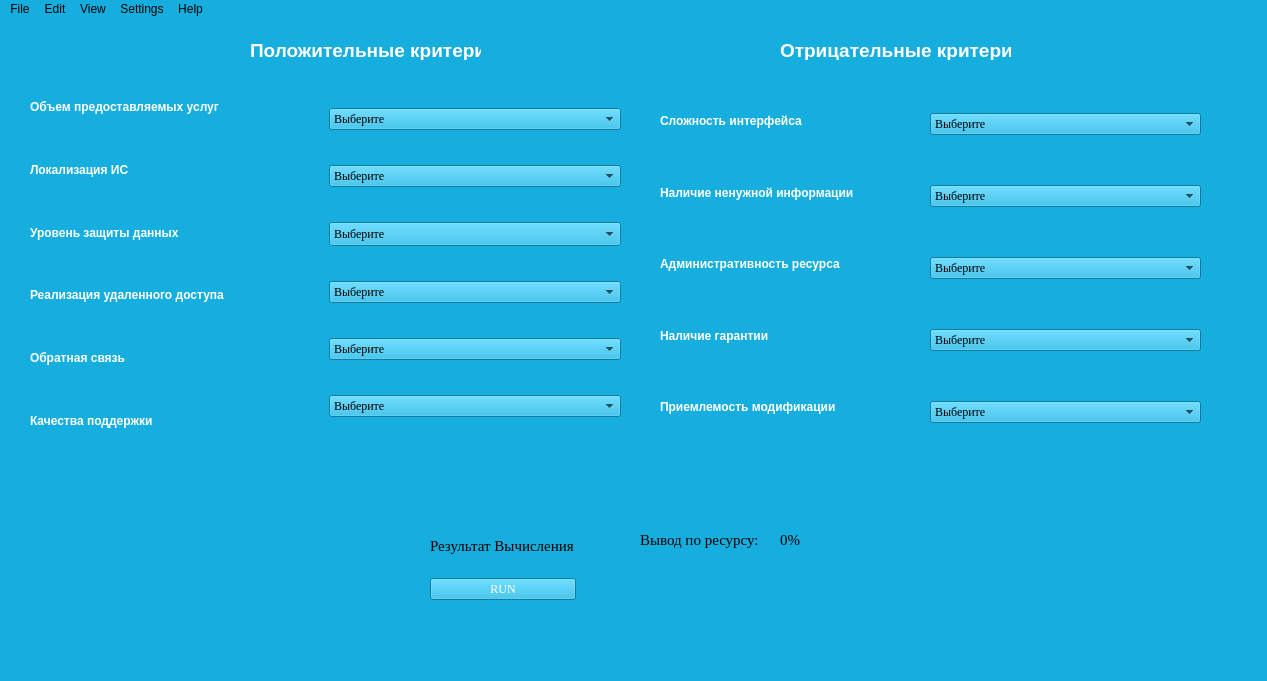
<?xml version="1.0" encoding="UTF-8"?>
<ui version="4.0">
 <class>MainWindow</class>
 <widget class="QMainWindow" name="MainWindow">
  <property name="geometry">
   <rect>
    <x>0</x>
    <y>0</y>
    <width>1267</width>
    <height>681</height>
   </rect>
  </property>
  <property name="font">
   <font>
    <family>Liberation Serif</family>
   </font>
  </property>
  <property name="windowTitle">
   <string>Evaluator</string>
  </property>
  <property name="styleSheet">
   <string notr="true">selection-background-color: rgb(0, 54, 255);
background-color: rgb(22, 173, 223);
selection-color: rgb(255, 255, 255);
color: rgb(0, 0, 0);</string>
  </property>
  <widget class="QWidget" name="centralwidget">
   <widget class="QWidget" name="layoutWidget">
    <property name="geometry">
     <rect>
      <x>30</x>
      <y>60</y>
      <width>591</width>
      <height>371</height>
     </rect>
    </property>
    <layout class="QHBoxLayout" name="horizontalLayout_2">
     <item>
      <layout class="QVBoxLayout" name="verticalLayout_5">
       <item>
        <widget class="QLabel" name="label2">
         <property name="styleSheet">
          <string notr="true">color: qlineargradient(spread:pad, x1:0, y1:0, x2:1, y2:0, stop:0 rgba(0, 0, 0, 255), stop:1 rgba(255, 255, 255, 255));</string>
         </property>
         <property name="text">
          <string notr="true">&lt;html&gt;&lt;head/&gt;&lt;body&gt;&lt;p align=&quot;justify&quot;&gt;&lt;span style=&quot; font-family:'Liberation Serif,serif'; font-weight:600; color:#ffffff;&quot;&gt;Объем предоставляемых услуг&lt;/span&gt;&lt;/p&gt;&lt;/body&gt;&lt;/html&gt;</string>
         </property>
         <property name="textFormat">
          <enum>Qt::AutoText</enum>
         </property>
         <property name="scaledContents">
          <bool>true</bool>
         </property>
         <property name="textInteractionFlags">
          <set>Qt::NoTextInteraction</set>
         </property>
        </widget>
       </item>
       <item>
        <widget class="QLabel" name="label3">
         <property name="text">
          <string>&lt;html&gt;&lt;head/&gt;&lt;body&gt;&lt;p align=&quot;justify&quot;&gt;&lt;span style=&quot; font-family:'Liberation Serif,serif'; font-weight:600; color:#ffffff;&quot;&gt;Локализация ИС&lt;/span&gt;&lt;/p&gt;&lt;/body&gt;&lt;/html&gt;</string>
         </property>
        </widget>
       </item>
       <item>
        <widget class="QLabel" name="label4">
         <property name="styleSheet">
          <string notr="true">color: qlineargradient(spread:pad, x1:0, y1:0, x2:1, y2:0, stop:0 rgba(0, 0, 0, 255), stop:1 rgba(255, 255, 255, 255));</string>
         </property>
         <property name="text">
          <string notr="true">&lt;html&gt;&lt;head/&gt;&lt;body&gt;&lt;p align=&quot;justify&quot;&gt;&lt;span style=&quot; font-family:'Liberation Serif,serif'; font-weight:600; color:#ffffff;&quot;&gt;Уровень защиты данных&lt;/span&gt;&lt;/p&gt;&lt;/body&gt;&lt;/html&gt;</string>
         </property>
         <property name="textFormat">
          <enum>Qt::AutoText</enum>
         </property>
         <property name="scaledContents">
          <bool>true</bool>
         </property>
         <property name="textInteractionFlags">
          <set>Qt::NoTextInteraction</set>
         </property>
        </widget>
       </item>
       <item>
        <widget class="QLabel" name="label5">
         <property name="text">
          <string>&lt;html&gt;&lt;head/&gt;&lt;body&gt;&lt;p align=&quot;justify&quot;&gt;&lt;span style=&quot; font-family:'Liberation Serif,serif'; font-weight:600; color:#ffffff;&quot;&gt;Реализация удаленного доступа&lt;/span&gt;&lt;/p&gt;&lt;/body&gt;&lt;/html&gt;</string>
         </property>
        </widget>
       </item>
       <item>
        <widget class="QLabel" name="label6">
         <property name="text">
          <string>&lt;html&gt;&lt;head/&gt;&lt;body&gt;&lt;p align=&quot;justify&quot;&gt;&lt;span style=&quot; font-family:'Liberation Serif,serif'; font-weight:600; color:#ffffff;&quot;&gt;Обратная связь&lt;/span&gt;&lt;/p&gt;&lt;/body&gt;&lt;/html&gt;</string>
         </property>
        </widget>
       </item>
       <item>
        <widget class="QLabel" name="label7">
         <property name="text">
          <string>&lt;html&gt;&lt;head/&gt;&lt;body&gt;&lt;p align=&quot;justify&quot;&gt;&lt;span style=&quot; font-family:'Liberation Serif,serif'; font-weight:600; color:#ffffff;&quot;&gt;Качества поддержки&lt;/span&gt;&lt;/p&gt;&lt;/body&gt;&lt;/html&gt;</string>
         </property>
        </widget>
       </item>
      </layout>
     </item>
     <item>
      <layout class="QVBoxLayout" name="verticalLayout_6">
       <item>
        <widget class="QComboBox" name="comboBox1">
         <property name="font">
          <font>
           <family>Liberation Serif</family>
           <kerning>true</kerning>
          </font>
         </property>
         <property name="autoFillBackground">
          <bool>false</bool>
         </property>
         <item>
          <property name="text">
           <string>Выберите</string>
          </property>
         </item>
         <item>
          <property name="text">
           <string>Обширный</string>
          </property>
         </item>
         <item>
          <property name="text">
           <string>Полный</string>
          </property>
         </item>
         <item>
          <property name="text">
           <string>Неполный</string>
          </property>
         </item>
        </widget>
       </item>
       <item>
        <widget class="QComboBox" name="comboBox2">
         <property name="font">
          <font>
           <family>Liberation Serif</family>
          </font>
         </property>
         <property name="sizeAdjustPolicy">
          <enum>QComboBox::AdjustToContentsOnFirstShow</enum>
         </property>
         <item>
          <property name="text">
           <string>Выберите</string>
          </property>
         </item>
         <item>
          <property name="text">
           <string>Надежная</string>
          </property>
         </item>
         <item>
          <property name="text">
           <string>Частичная</string>
          </property>
         </item>
         <item>
          <property name="text">
           <string>Отсутствие</string>
          </property>
         </item>
        </widget>
       </item>
       <item>
        <widget class="QComboBox" name="comboBox3">
         <property name="font">
          <font>
           <family>Liberation Serif</family>
          </font>
         </property>
         <property name="sizeAdjustPolicy">
          <enum>QComboBox::AdjustToMinimumContentsLengthWithIcon</enum>
         </property>
         <item>
          <property name="text">
           <string>Выберите</string>
          </property>
         </item>
         <item>
          <property name="text">
           <string>Строго регламентированный</string>
          </property>
         </item>
         <item>
          <property name="text">
           <string>Чувствительный</string>
          </property>
         </item>
         <item>
          <property name="text">
           <string>Базовый уровень</string>
          </property>
         </item>
        </widget>
       </item>
       <item>
        <widget class="QComboBox" name="comboBox4">
         <property name="font">
          <font>
           <family>Liberation Serif</family>
          </font>
         </property>
         <property name="sizeAdjustPolicy">
          <enum>QComboBox::AdjustToContents</enum>
         </property>
         <item>
          <property name="text">
           <string>Выберите</string>
          </property>
         </item>
         <item>
          <property name="text">
           <string>Немедленный доступ</string>
          </property>
         </item>
         <item>
          <property name="text">
           <string>Доступ к конечной точке</string>
          </property>
         </item>
         <item>
          <property name="text">
           <string>Неэффективный доступ</string>
          </property>
         </item>
        </widget>
       </item>
       <item>
        <widget class="QComboBox" name="comboBox5">
         <property name="font">
          <font>
           <family>Liberation Serif</family>
          </font>
         </property>
         <property name="sizeAdjustPolicy">
          <enum>QComboBox::AdjustToContents</enum>
         </property>
         <property name="frame">
          <bool>true</bool>
         </property>
         <item>
          <property name="text">
           <string>Выберите</string>
          </property>
         </item>
         <item>
          <property name="text">
           <string>Реальные отзывы</string>
          </property>
         </item>
         <item>
          <property name="text">
           <string>Сомнительная система</string>
          </property>
         </item>
         <item>
          <property name="text">
           <string>Нет отзывов</string>
          </property>
         </item>
        </widget>
       </item>
       <item>
        <widget class="QComboBox" name="comboBox6">
         <property name="enabled">
          <bool>true</bool>
         </property>
         <property name="font">
          <font>
           <family>Liberation Serif</family>
          </font>
         </property>
         <property name="sizeAdjustPolicy">
          <enum>QComboBox::AdjustToContents</enum>
         </property>
         <property name="frame">
          <bool>true</bool>
         </property>
         <item>
          <property name="text">
           <string>Выберите</string>
          </property>
         </item>
         <item>
          <property name="text">
           <string>Нет поддержки</string>
          </property>
         </item>
         <item>
          <property name="text">
           <string>Реализация одного варианта</string>
          </property>
         </item>
         <item>
          <property name="text">
           <string>Реализация двух вариантов</string>
          </property>
         </item>
         <item>
          <property name="text">
           <string>Многовариантная реализация</string>
          </property>
         </item>
        </widget>
       </item>
      </layout>
     </item>
    </layout>
   </widget>
   <widget class="QLabel" name="label1">
    <property name="geometry">
     <rect>
      <x>250</x>
      <y>20</y>
      <width>231</width>
      <height>21</height>
     </rect>
    </property>
    <property name="styleSheet">
     <string notr="true">color: qlineargradient(spread:pad, x1:0, y1:0, x2:1, y2:0, stop:0 rgba(0, 0, 0, 255), stop:1 rgba(255, 255, 255, 255));</string>
    </property>
    <property name="text">
     <string notr="true">&lt;html&gt;&lt;head/&gt;&lt;body&gt;&lt;p align=&quot;center&quot;&gt;&lt;span style=&quot; font-family:'Liberation Serif,serif'; font-size:14pt; font-weight:600; color:#ffffff;&quot;&gt;Положительные критерии&lt;/span&gt;&lt;/p&gt;&lt;/body&gt;&lt;/html&gt;</string>
    </property>
    <property name="textFormat">
     <enum>Qt::AutoText</enum>
    </property>
    <property name="scaledContents">
     <bool>true</bool>
    </property>
    <property name="textInteractionFlags">
     <set>Qt::NoTextInteraction</set>
    </property>
   </widget>
   <widget class="QLabel" name="label8">
    <property name="geometry">
     <rect>
      <x>780</x>
      <y>20</y>
      <width>231</width>
      <height>21</height>
     </rect>
    </property>
    <property name="styleSheet">
     <string notr="true">color: qlineargradient(spread:pad, x1:0, y1:0, x2:1, y2:0, stop:0 rgba(0, 0, 0, 255), stop:1 rgba(255, 255, 255, 255));</string>
    </property>
    <property name="text">
     <string notr="true">&lt;html&gt;&lt;head/&gt;&lt;body&gt;&lt;p align=&quot;center&quot;&gt;&lt;span style=&quot; font-family:'Liberation Serif,serif'; font-size:14pt; font-weight:600; color:#ffffff;&quot;&gt;Отрицательные критерии&lt;/span&gt;&lt;/p&gt;&lt;/body&gt;&lt;/html&gt;</string>
    </property>
    <property name="textFormat">
     <enum>Qt::AutoText</enum>
    </property>
    <property name="scaledContents">
     <bool>true</bool>
    </property>
    <property name="textInteractionFlags">
     <set>Qt::NoTextInteraction</set>
    </property>
   </widget>
   <widget class="QLabel" name="label_output">
    <property name="geometry">
     <rect>
      <x>640</x>
      <y>510</y>
      <width>121</width>
      <height>21</height>
     </rect>
    </property>
    <property name="font">
     <font>
      <family>Liberation Serif</family>
      <pointsize>11</pointsize>
     </font>
    </property>
    <property name="text">
     <string>Вывод по ресурсу:</string>
    </property>
   </widget>
   <widget class="QWidget" name="layoutWidget_2">
    <property name="geometry">
     <rect>
      <x>660</x>
      <y>70</y>
      <width>271</width>
      <height>351</height>
     </rect>
    </property>
    <layout class="QVBoxLayout" name="verticalLayout_7">
     <item>
      <widget class="QLabel" name="label9">
       <property name="styleSheet">
        <string notr="true">color: qlineargradient(spread:pad, x1:0, y1:0, x2:1, y2:0, stop:0 rgba(0, 0, 0, 255), stop:1 rgba(255, 255, 255, 255));</string>
       </property>
       <property name="text">
        <string notr="true">&lt;html&gt;&lt;head/&gt;&lt;body&gt;&lt;p align=&quot;justify&quot;&gt;&lt;span style=&quot; font-family:'Liberation Serif,serif'; font-weight:600; color:#ffffff;&quot;&gt;Сложность интерфейса&lt;/span&gt;&lt;/p&gt;&lt;/body&gt;&lt;/html&gt;</string>
       </property>
       <property name="textFormat">
        <enum>Qt::AutoText</enum>
       </property>
       <property name="scaledContents">
        <bool>true</bool>
       </property>
       <property name="textInteractionFlags">
        <set>Qt::NoTextInteraction</set>
       </property>
      </widget>
     </item>
     <item>
      <widget class="QLabel" name="label10">
       <property name="text">
        <string>&lt;html&gt;&lt;head/&gt;&lt;body&gt;&lt;p align=&quot;justify&quot;&gt;&lt;span style=&quot; font-family:'Liberation Serif,serif'; font-weight:600; color:#ffffff;&quot;&gt;Наличие ненужной информации&lt;/span&gt;&lt;/p&gt;&lt;/body&gt;&lt;/html&gt;</string>
       </property>
      </widget>
     </item>
     <item>
      <widget class="QLabel" name="label11">
       <property name="styleSheet">
        <string notr="true">color: qlineargradient(spread:pad, x1:0, y1:0, x2:1, y2:0, stop:0 rgba(0, 0, 0, 255), stop:1 rgba(255, 255, 255, 255));</string>
       </property>
       <property name="text">
        <string notr="true">&lt;html&gt;&lt;head/&gt;&lt;body&gt;&lt;p align=&quot;justify&quot;&gt;&lt;span style=&quot; font-family:'Liberation Serif,serif'; font-weight:600; color:#ffffff;&quot;&gt;Административность ресурса&lt;/span&gt;&lt;/p&gt;&lt;/body&gt;&lt;/html&gt;</string>
       </property>
       <property name="textFormat">
        <enum>Qt::AutoText</enum>
       </property>
       <property name="scaledContents">
        <bool>true</bool>
       </property>
       <property name="textInteractionFlags">
        <set>Qt::NoTextInteraction</set>
       </property>
      </widget>
     </item>
     <item>
      <widget class="QLabel" name="label12">
       <property name="text">
        <string>&lt;html&gt;&lt;head/&gt;&lt;body&gt;&lt;p align=&quot;justify&quot;&gt;&lt;span style=&quot; font-family:'Liberation Serif,serif'; font-weight:600; color:#ffffff;&quot;&gt;Наличие гарантии&lt;/span&gt;&lt;/p&gt;&lt;/body&gt;&lt;/html&gt;</string>
       </property>
      </widget>
     </item>
     <item>
      <widget class="QLabel" name="label13">
       <property name="text">
        <string>&lt;html&gt;&lt;head/&gt;&lt;body&gt;&lt;p align=&quot;justify&quot;&gt;&lt;span style=&quot; font-family:'Liberation Serif,serif'; font-weight:600; color:#ffffff;&quot;&gt;Приемлемость модификации&lt;/span&gt;&lt;/p&gt;&lt;/body&gt;&lt;/html&gt;</string>
       </property>
      </widget>
     </item>
    </layout>
   </widget>
   <widget class="QLabel" name="label_percent">
    <property name="geometry">
     <rect>
      <x>780</x>
      <y>510</y>
      <width>41</width>
      <height>21</height>
     </rect>
    </property>
    <property name="font">
     <font>
      <family>Liberation Serif</family>
      <pointsize>11</pointsize>
     </font>
    </property>
    <property name="text">
     <string>0%</string>
    </property>
   </widget>
   <widget class="QWidget" name="layoutWidget_3">
    <property name="geometry">
     <rect>
      <x>930</x>
      <y>50</y>
      <width>271</width>
      <height>401</height>
     </rect>
    </property>
    <layout class="QVBoxLayout" name="verticalLayout_8">
     <item>
      <widget class="QComboBox" name="comboBox7">
       <property name="font">
        <font>
         <family>Liberation Serif</family>
         <kerning>true</kerning>
        </font>
       </property>
       <property name="autoFillBackground">
        <bool>false</bool>
       </property>
       <property name="sizeAdjustPolicy">
        <enum>QComboBox::AdjustToContents</enum>
       </property>
       <item>
        <property name="text">
         <string>Выберите</string>
        </property>
       </item>
       <item>
        <property name="text">
         <string>Удобный интерфейс</string>
        </property>
       </item>
       <item>
        <property name="text">
         <string>Неадаптированный интерфейс</string>
        </property>
       </item>
       <item>
        <property name="text">
         <string>Сложный интерфейс</string>
        </property>
       </item>
      </widget>
     </item>
     <item>
      <widget class="QComboBox" name="comboBox8">
       <property name="font">
        <font>
         <family>Liberation Serif</family>
        </font>
       </property>
       <property name="sizeAdjustPolicy">
        <enum>QComboBox::AdjustToContents</enum>
       </property>
       <item>
        <property name="text">
         <string>Выберите</string>
        </property>
       </item>
       <item>
        <property name="text">
         <string>Нет ненужной информации</string>
        </property>
       </item>
       <item>
        <property name="text">
         <string>Небольшое количество </string>
        </property>
       </item>
       <item>
        <property name="text">
         <string>Неадаптированная информация</string>
        </property>
       </item>
      </widget>
     </item>
     <item>
      <widget class="QComboBox" name="comboBox9">
       <property name="font">
        <font>
         <family>Liberation Serif</family>
        </font>
       </property>
       <property name="sizeAdjustPolicy">
        <enum>QComboBox::AdjustToContents</enum>
       </property>
       <item>
        <property name="text">
         <string>Выберите</string>
        </property>
       </item>
       <item>
        <property name="text">
         <string>Администрируется</string>
        </property>
       </item>
       <item>
        <property name="text">
         <string>Не часто вводится</string>
        </property>
       </item>
       <item>
        <property name="text">
         <string>Крайне редко администрируется</string>
        </property>
       </item>
      </widget>
     </item>
     <item>
      <widget class="QComboBox" name="comboBox10">
       <property name="font">
        <font>
         <family>Liberation Serif</family>
        </font>
       </property>
       <property name="sizeAdjustPolicy">
        <enum>QComboBox::AdjustToContents</enum>
       </property>
       <item>
        <property name="text">
         <string>Выберите</string>
        </property>
       </item>
       <item>
        <property name="text">
         <string>Без гарантии</string>
        </property>
       </item>
       <item>
        <property name="text">
         <string>Не детализированный</string>
        </property>
       </item>
       <item>
        <property name="text">
         <string>Гарантия с полным описанием</string>
        </property>
       </item>
      </widget>
     </item>
     <item>
      <widget class="QComboBox" name="comboBox11">
       <property name="font">
        <font>
         <family>Liberation Serif</family>
        </font>
       </property>
       <property name="sizeAdjustPolicy">
        <enum>QComboBox::AdjustToContents</enum>
       </property>
       <property name="frame">
        <bool>true</bool>
       </property>
       <item>
        <property name="text">
         <string>Выберите</string>
        </property>
       </item>
       <item>
        <property name="text">
         <string>Идеально выполненный</string>
        </property>
       </item>
       <item>
        <property name="text">
         <string>Приемлемый</string>
        </property>
       </item>
       <item>
        <property name="text">
         <string>Неприемлемо</string>
        </property>
       </item>
      </widget>
     </item>
    </layout>
   </widget>
   <widget class="QLabel" name="label_comment">
    <property name="geometry">
     <rect>
      <x>620</x>
      <y>540</y>
      <width>221</width>
      <height>71</height>
     </rect>
    </property>
    <property name="font">
     <font>
      <family>Liberation Serif</family>
      <pointsize>11</pointsize>
     </font>
    </property>
    <property name="text">
     <string/>
    </property>
    <property name="scaledContents">
     <bool>false</bool>
    </property>
    <property name="alignment">
     <set>Qt::AlignCenter</set>
    </property>
    <property name="wordWrap">
     <bool>true</bool>
    </property>
   </widget>
   <widget class="QWidget" name="">
    <property name="geometry">
     <rect>
      <x>430</x>
      <y>500</y>
      <width>146</width>
      <height>81</height>
     </rect>
    </property>
    <layout class="QGridLayout" name="gridLayout">
     <item row="0" column="0">
      <widget class="QLabel" name="label_result">
       <property name="font">
        <font>
         <family>Liberation Serif</family>
         <pointsize>11</pointsize>
        </font>
       </property>
       <property name="text">
        <string>Результат Вычисления</string>
       </property>
      </widget>
     </item>
     <item row="1" column="0">
      <widget class="QPushButton" name="pushButton">
       <property name="sizePolicy">
        <sizepolicy hsizetype="Minimum" vsizetype="Fixed">
         <horstretch>0</horstretch>
         <verstretch>0</verstretch>
        </sizepolicy>
       </property>
       <property name="font">
        <font>
         <family>Liberation Serif</family>
        </font>
       </property>
       <property name="autoFillBackground">
        <bool>false</bool>
       </property>
       <property name="styleSheet">
        <string notr="true">color: rgb(255, 255, 255);</string>
       </property>
       <property name="text">
        <string>RUN</string>
       </property>
       <property name="autoDefault">
        <bool>false</bool>
       </property>
       <property name="default">
        <bool>false</bool>
       </property>
       <property name="flat">
        <bool>false</bool>
       </property>
      </widget>
     </item>
    </layout>
   </widget>
  </widget>
  <widget class="QMenuBar" name="menubar">
   <property name="geometry">
    <rect>
     <x>0</x>
     <y>0</y>
     <width>1267</width>
     <height>23</height>
    </rect>
   </property>
   <widget class="QMenu" name="menuFile">
    <property name="title">
     <string>File</string>
    </property>
    <addaction name="actionNew"/>
    <addaction name="actionOpen"/>
    <addaction name="actionSave"/>
   </widget>
   <widget class="QMenu" name="menuEdit">
    <property name="title">
     <string>Edit</string>
    </property>
    <addaction name="actionUndo"/>
    <addaction name="actionRedo"/>
    <addaction name="separator"/>
    <addaction name="actionCut_2"/>
    <addaction name="actionCopy"/>
    <addaction name="actionPaste"/>
    <addaction name="separator"/>
    <addaction name="actionFind"/>
    <addaction name="actionReplace"/>
   </widget>
   <widget class="QMenu" name="menuView">
    <property name="title">
     <string>View</string>
    </property>
   </widget>
   <widget class="QMenu" name="menuSettings">
    <property name="title">
     <string>Settings</string>
    </property>
    <addaction name="actionPreferences"/>
   </widget>
   <widget class="QMenu" name="menuHelp">
    <property name="title">
     <string>Help</string>
    </property>
   </widget>
   <addaction name="menuFile"/>
   <addaction name="menuEdit"/>
   <addaction name="menuView"/>
   <addaction name="menuSettings"/>
   <addaction name="menuHelp"/>
  </widget>
  <widget class="QStatusBar" name="statusbar"/>
  <action name="actionNew">
   <property name="text">
    <string>New</string>
   </property>
   <property name="shortcut">
    <string>Ctrl+N</string>
   </property>
  </action>
  <action name="actionOpen">
   <property name="text">
    <string>Open</string>
   </property>
   <property name="shortcut">
    <string>Ctrl+O</string>
   </property>
  </action>
  <action name="actionSave">
   <property name="text">
    <string>Save</string>
   </property>
   <property name="shortcut">
    <string>Ctrl+S</string>
   </property>
  </action>
  <action name="actionUndo">
   <property name="text">
    <string>Undo</string>
   </property>
   <property name="shortcut">
    <string>Ctrl+Z</string>
   </property>
  </action>
  <action name="actionRedo">
   <property name="text">
    <string>Redo</string>
   </property>
   <property name="shortcut">
    <string>Ctrl+Y</string>
   </property>
  </action>
  <action name="actionCut">
   <property name="text">
    <string>Cut</string>
   </property>
   <property name="shortcut">
    <string>Ctrl+X</string>
   </property>
  </action>
  <action name="actionCut_2">
   <property name="text">
    <string>Cut</string>
   </property>
   <property name="shortcut">
    <string>Ctrl+X</string>
   </property>
  </action>
  <action name="actionCopy">
   <property name="text">
    <string>Copy</string>
   </property>
   <property name="shortcut">
    <string>Ctrl+C</string>
   </property>
  </action>
  <action name="actionPaste">
   <property name="text">
    <string>Paste</string>
   </property>
   <property name="shortcut">
    <string>Ctrl+V</string>
   </property>
  </action>
  <action name="actionFind">
   <property name="text">
    <string>Find</string>
   </property>
   <property name="shortcut">
    <string>Ctrl+F</string>
   </property>
  </action>
  <action name="actionReplace">
   <property name="text">
    <string>Replace</string>
   </property>
   <property name="shortcut">
    <string>Ctrl+H</string>
   </property>
  </action>
  <action name="actionPreferences">
   <property name="text">
    <string>Preferences</string>
   </property>
  </action>
 </widget>
 <resources/>
 <connections/>
</ui>
